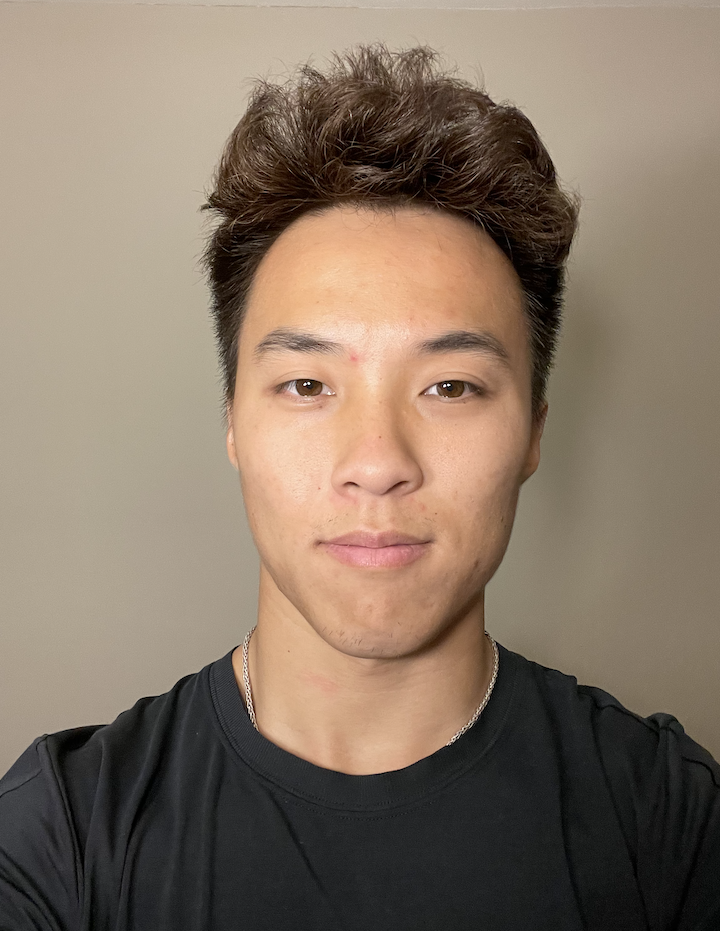
#> input picture CSC515 Foundations of Computer Vision /Portfolio Project/Milestone 3/face_picture.png, 720 x 931 px
$ python milestone3.py
#> lines starting #> are read from the running program, lines starting #| are printed output that depends on the picture
"""
Instructions:

1. Ensure cv2 library is installed.
2. Place image "face_picture.png" into the same folder as this python script.
3. Run script.
4. To close image, press any key.
"""

import cv2

image = cv2.imread('face_picture.png')
#> image is the input picture: shape (931, 720, 3); mean B, G, R 101.5, 117.6, 134.5

cv2.rectangle(image, (246,352), (355,435), (0,0,255), 3) # Left eye
cv2.rectangle(image, (394,352), (513,435), (0,0,255), 3) # Right eye
cv2.circle(image, (381,369), 300, (0,255,0), 3) # Face
cv2.putText(image, 'this is me', (466,792), cv2.FONT_HERSHEY_PLAIN, 2, (255,255,255), 2)
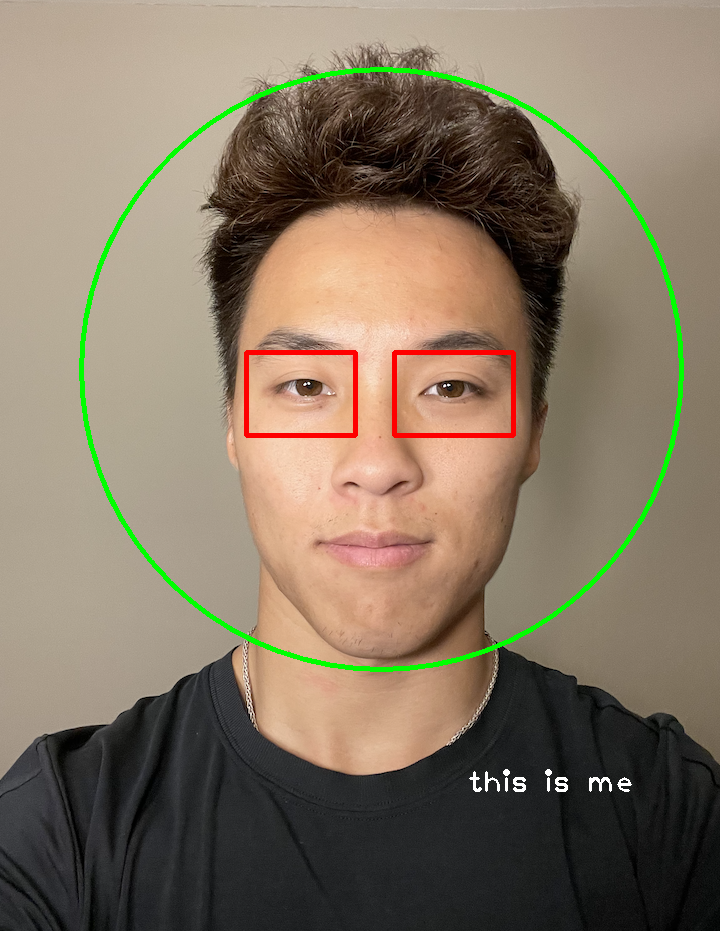
#> image: shape (931, 720, 3); mean B, G, R 99.3, 118.4, 132.8

cv2.imshow('This is me', image)
cv2.waitKey(0)
cv2.destroyAllWindows()
